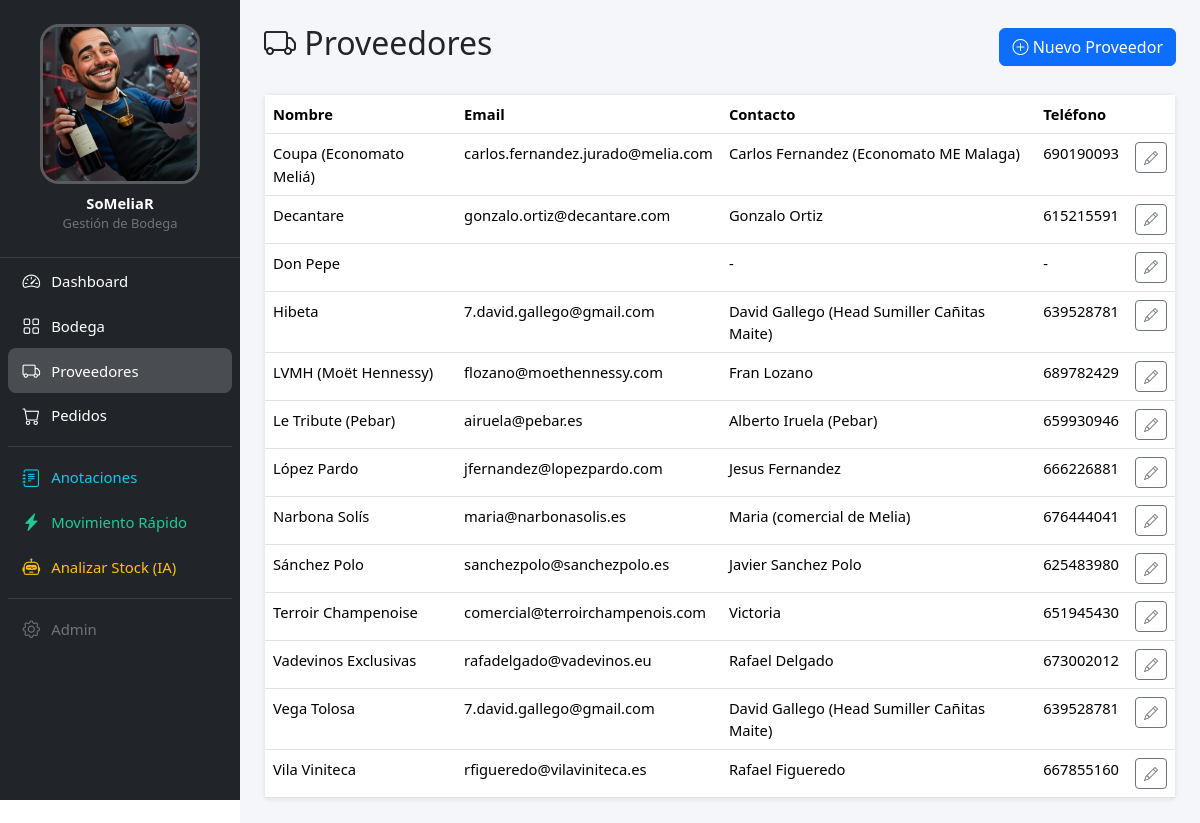
Screenshot of /proveedores/ with the database file from the repository.
### proveedores/models.py (models this page shows, shortened)
class Proveedor(models.Model):
    nombre = models.CharField(max_length=200)
    email = models.EmailField()
    telefono = models.CharField(max_length=30, blank=True)
    contacto = models.CharField(
        "persona de contacto", max_length=200, blank=True
    )
    notas = models.TextField(blank=True)
    activo = models.BooleanField(default=True)
    class Meta:
        ordering = ["nombre"]
        verbose_name = "proveedor"
        verbose_name_plural = "proveedores"

### proveedores/views.py (the view)
# urls.py: path("", views.proveedor_list, name="proveedor_list"),
def proveedor_list(request):
    proveedores = Proveedor.objects.filter(activo=True)
    return render(request, "proveedores/proveedor_list.html", {"proveedores": proveedores})

### templates/proveedores/proveedor_list.html (shortened to what this page needs)
{% extends 'base.html' %}
{% block content %}
<div class="d-flex justify-content-between align-items-center mb-4">
    <h2><i class="bi bi-truck"></i> Proveedores</h2>
    <a href="{% url 'proveedores:proveedor_create' %}" class="btn btn-primary">
        <i class="bi bi-plus-circle"></i> Nuevo Proveedor
    </a>
</div>
<div class="card">
    <div class="card-body p-0">
        <table class="table table-hover mb-0">
            <thead>
                <tr>
                    <th>Nombre</th>
                    <th>Email</th>
                    <th>Contacto</th>
                    <th>Teléfono</th>
                    <th></th>
                </tr>
            </thead>
            <tbody>
                {% for p in proveedores %}
                <tr>
                    <td><a href="{% url 'proveedores:proveedor_detail' p.pk %}">{{ p.nombre }}</a></td>
                    <td>{{ p.email }}</td>
                    <td>{{ p.contacto|default:"-" }}</td>
                    <td>{{ p.telefono|default:"-" }}</td>
                    <td>
                        <a href="{% url 'proveedores:proveedor_edit' p.pk %}" class="btn btn-sm btn-outline-secondary">
                            <i class="bi bi-pencil"></i>
                        </a>
                    </td>
                </tr>
                {% empty %}
                <tr><td colspan="5" class="text-muted">No hay proveedores registrados.</td></tr>
                {% endfor %}
            </tbody>
        </table>
    </div>
</div>
{% endblock %}

### static/css/layout.css (style rules this page uses)
:root { --sidebar-width: 270px; --topbar-height: 56px; --sidebar-bg: #212529; --sidebar-border: rgba(255, 255, 255, 0.1); --link-hover-bg: rgba(255, 255, 255, 0.1); --link-active-bg: rgba(255, 255, 255, 0.18); --link-success-hover: rgba(25, 135, 84, 0.18); --link-warning-hover: rgba(255, 193, 7, 0.18); }
body { font-size: 0.92rem; }
.card { box-shadow: 0 1px 4px rgba(0, 0, 0, 0.08); border-color: rgba(0, 0, 0, 0.08); }
.app-main a:not(.btn):not(.nav-link):not(.breadcrumb-item a) { color: inherit; text-decoration: none; }
.card-body.p-0 { overflow-x: auto; -webkit-overflow-scrolling: touch; }
@media (min-width: 992px) and (max-width: 1399.98px) { :root { --sidebar-width: 240px; } }

### rows the page displays
Proveedor: nombre "Coupa (Economato Meliá)", email "carlos.fernandez.jurado@melia.com", contacto "Carlos Fernandez (Economato ME Malaga)", telefono "690190093"
Proveedor: nombre "Decantare", email "gonzalo.ortiz@decantare.com", contacto "Gonzalo Ortiz", telefono "615215591"
Proveedor: nombre "Don Pepe", contacto "-", telefono "-"
Proveedor: nombre "Hibeta", email "7.david.gallego@gmail.com", contacto "David Gallego (Head Sumiller Cañitas Maite)", telefono "639528781"
Proveedor: nombre "LVMH (Moët Hennessy)", email "flozano@moethennessy.com", contacto "Fran Lozano", telefono "689782429"
Proveedor: nombre "Le Tribute (Pebar)", email "airuela@pebar.es", contacto "Alberto Iruela (Pebar)", telefono "659930946"
Proveedor: nombre "López Pardo", email "jfernandez@lopezpardo.com", contacto "Jesus Fernandez", telefono "666226881"
Proveedor: nombre "Narbona Solís", email "maria@narbonasolis.es", contacto "Maria (comercial de Melia)", telefono "676444041"
Proveedor: nombre "Sánchez Polo", email "sanchezpolo@sanchezpolo.es", contacto "Javier Sanchez Polo", telefono "625483980"
Proveedor: nombre "Terroir Champenoise", email "comercial@terroirchampenois.com", contacto "Victoria", telefono "651945430"
Proveedor: nombre "Vadevinos Exclusivas", email "rafadelgado@vadevinos.eu", contacto "Rafael Delgado", telefono "673002012"
Proveedor: nombre "Vega Tolosa", email "7.david.gallego@gmail.com", contacto "David Gallego (Head Sumiller Cañitas Maite)", telefono "639528781"
Proveedor: nombre "Vila Viniteca", email "rfigueredo@vilaviniteca.es", contacto "Rafael Figueredo", telefono "667855160"
